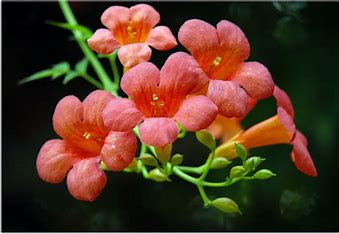
#> input picture Picture/lingxiaohua.jpg, 339 x 234 px
$ python LinearGrayTrans_saturate.py
#> lines starting #> are read from the running program, lines starting #| are printed output that depends on the picture
import matplotlib.pyplot as plt
import numpy as np
import cv2 as cv
from skimage import io, exposure


def plot_grayHist(img, rows, cols, idx):
    # 绘制直方图
    plt.subplot(rows, cols, idx)
    histogram, bins, patch = plt.hist(img.ravel(), 256, histtype='bar', density=True)
    plt.xlabel('gray level')
    plt.ylabel('pixel percentage')
    plt.axis([0, 255, 0, np.max(histogram)])


def drawlinegraph(img, row, cols, idx):
    # 绘制折线图
    plt.subplot(row, cols, idx)
    histogram, bins, patch = plt.hist(img.ravel(), 256, histtype='step', density=True)
    plt.xlabel('gray level')
    plt.ylabel('pixel percentage')
    plt.axis([0, 255, 0, np.max(histogram)])


def plot_showpicture(img, name, rows, cols, idx):
    # 显示图片
    plt.subplot(rows, cols, idx)
    plt.imshow(img, vmin=0, vmax=255)  # 灰度图像
    plt.title(name)
    plt.axis(False)


def lineargraytrans_skimage():
    img = io.imread("../Picture/lingxiaohua.jpg", cv.IMREAD_GRAYSCALE)
#> img is the input picture: shape (234, 339, 3); mean R, G, B 82.6, 56, 37.4
    img_rescale1 = exposure.rescale_intensity(img)
    rlow_p2, rhigh_p98 = np.percentile(img, (2, 98))
#> rlow_p2 = 0; rhigh_p98 = 229
    img_rescale2 = exposure.rescale_intensity(img, in_range=(rlow_p2, rhigh_p98))
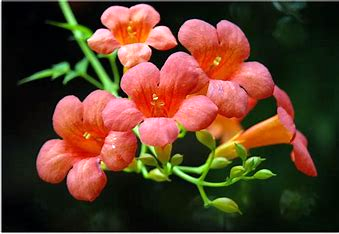
#> img_rescale2: shape (234, 339, 3); mean R, G, B 90.8, 61.9, 41.2
    plt.figure(figsize=(15, 8))
    plt.gray()
    plot_showpicture(img, "img", 2, 3, 1)
    plot_showpicture(img_rescale1, "img_rescale1", 2, 3, 2)
    plot_showpicture(img_rescale2, "img_rescale2", 2, 3, 3)
    plot_grayHist(img, 2, 3, 4)
#> in plot_grayHist, `histogram, bins, patch = plt.hist(img.ravel(), 256, histtype='bar', de..`: histogram = 256 values, max 0.0413 at index 0, min 0.000329 at index 253, mean 0.00392; bins = 257 values from 0 to 255; patch = 256 items
    plot_grayHist(img_rescale1, 2, 3, 5)
    plot_grayHist(img_rescale2, 2, 3, 6)
    plt.show()
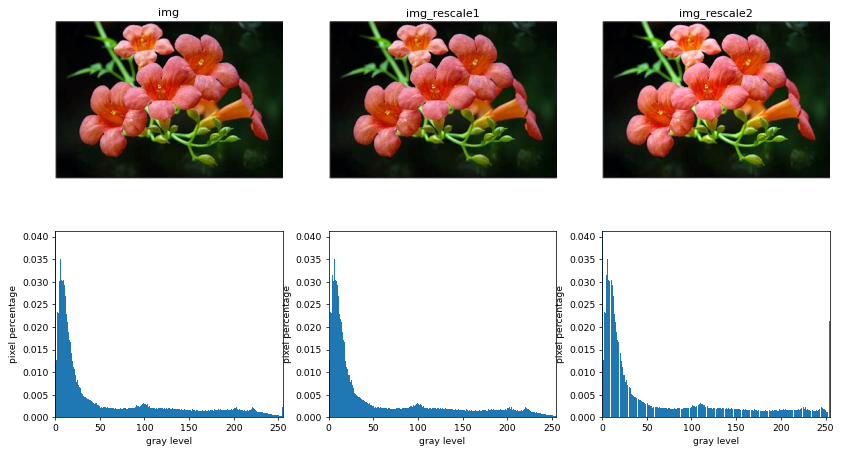
#> figure drawn by matplotlib, 6 panels; panel 4: tallest bar 0.0413 high, from x = 0 to 0.996; panel 5: tallest bar 0.0413 high, from x = 0 to 0.996; panel 6: tallest bar 0.0413 high, from x = 0 to 0.996


def showhist_step():
    # 显示直方图 折线
    img = cv.imread("../Picture/lingxiaohua.jpg", cv.IMREAD_GRAYSCALE)
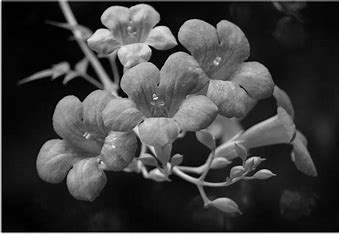
#> img: shape (234, 339); min 0, max 255, mean 61.8
    img1 = cv.imread("../Picture/dark_lingxiaohua.jpg", cv.IMREAD_GRAYSCALE)
    img2 = cv.imread("../Picture/bright_lingxiaohua.jpg", cv.IMREAD_GRAYSCALE)
    plt.figure(figsize=(18, 8))
    plt.gray()
    plot_showpicture(img, "img", 2, 3, 1)
    plot_showpicture(img1, "img1", 2, 3, 2)
    plot_showpicture(img2, "img2", 2, 3, 3)
    drawlinegraph(img, 2, 3, 4)
    drawlinegraph(img1, 2, 3, 5)
    drawlinegraph(img2, 2, 3, 6)
    plt.show()


if __name__ == "__main__":
    lineargraytrans_skimage()
#> (the run stopped early here; a loop or call above may not have finished)

$ run again, with Picture/cat2.jpg copied over Picture/lingxiaohua.jpg
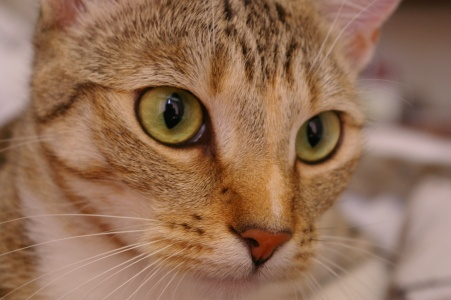
#> input picture Picture/cat2.jpg, 451 x 300 px
#> in lineargraytrans_skimage, img is the input picture: shape (300, 451, 3); mean R, G, B 147.7, 111.4, 86.8
#> rlow_p2 = 23; rhigh_p98 = 190
#> in lineargraytrans_skimage, `img_rescale2 = exposure.rescale_intensity(img, in_range=(rlow_p2, rhig..`:
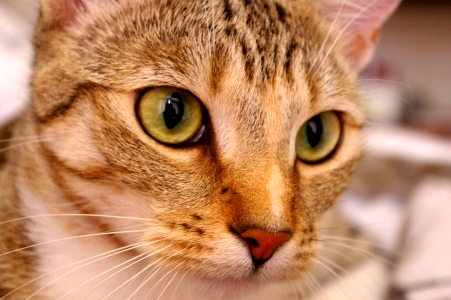
#> img_rescale2: shape (300, 451, 3); mean R, G, B 189.4, 134.7, 97.6
#> histogram = 256 values, max 0.011 at index 141, min 0 at index 6, mean 0.00463; bins = 257 values from 0 to 216; patch = 256 items
#> in showhist_step, `img = cv.imread("../Picture/lingxiaohua.jpg", cv.IMREAD_GRAYSCALE)`:
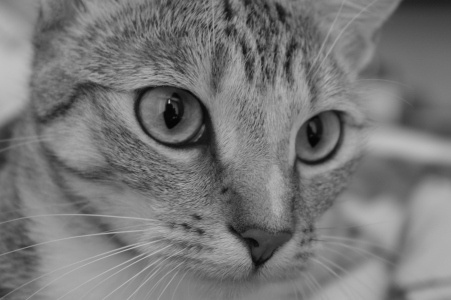
#> img: shape (300, 451); min 3, max 194, mean 119.5
